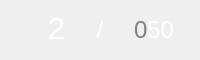
<?xml version="1.0" encoding="UTF-8"?>
<ui version="4.0">
 <class>UIAmmo</class>
 <widget class="QWidget" name="UIAmmo">
  <property name="geometry">
   <rect>
    <x>0</x>
    <y>0</y>
    <width>200</width>
    <height>60</height>
   </rect>
  </property>
  <property name="minimumSize">
   <size>
    <width>200</width>
    <height>60</height>
   </size>
  </property>
  <layout class="QHBoxLayout" name="horizontalLayout">
   <item>
    <widget class="QLabel" name="labelMagAmmo">
     <property name="font">
      <font>
       <family>Consolas</family>
       <pointsize>24</pointsize>
      </font>
     </property>
     <property name="styleSheet">
      <string notr="true">
QLabel {
    color: white;
    font-size: 24pt;
    font-family: &quot;Consolas&quot;, &quot;Courier New&quot;, monospace;
    background: transparent;
}
      </string>
     </property>
     <property name="text">
      <string>2</string>
     </property>
     <property name="alignment">
      <set>Qt::AlignmentFlag::AlignRight|Qt::AlignmentFlag::AlignTrailing|Qt::AlignmentFlag::AlignVCenter</set>
     </property>
    </widget>
   </item>
   <item>
    <widget class="QLabel" name="labelSlash">
     <property name="styleSheet">
      <string notr="true">
QLabel {
    color: white;
    font-size: 18pt;
    font-family: &quot;Consolas&quot;, &quot;Courier New&quot;, monospace;
    background: transparent;
}
      </string>
     </property>
     <property name="text">
      <string>/</string>
     </property>
     <property name="alignment">
      <set>Qt::AlignmentFlag::AlignCenter</set>
     </property>
    </widget>
   </item>
   <item>
    <widget class="QLabel" name="labelTotalAmmo">
     <property name="enabled">
      <bool>true</bool>
     </property>
     <property name="mouseTracking">
      <bool>true</bool>
     </property>
     <property name="styleSheet">
      <string notr="true">
QLabel {
    color: white;
    font-size: 18pt;
    font-family: &quot;Consolas&quot;, &quot;Courier New&quot;, monospace;
    background: transparent;
}
      </string>
     </property>
     <property name="text">
      <string>&lt;span style=&quot;color:gray;&quot;&gt;0&lt;/span&gt;50</string>
     </property>
     <property name="textFormat">
      <enum>Qt::TextFormat::RichText</enum>
     </property>
     <property name="alignment">
      <set>Qt::AlignmentFlag::AlignLeading|Qt::AlignmentFlag::AlignLeft|Qt::AlignmentFlag::AlignVCenter</set>
     </property>
    </widget>
   </item>
  </layout>
 </widget>
 <resources/>
 <connections/>
</ui>
